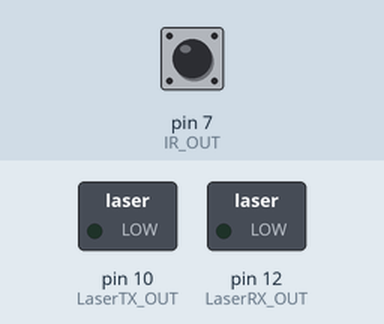
The sketch below on a simulated Arduino Uno, built with avr-gcc and run on an emulated ATmega328P. Shown: switched loads named in the sketch (green lamp = pin HIGH). Dashed ring = blinking. The test bench sets the inputs (shaded band); at power-on: pin 7 (IR_OUT) HIGH. Pins used as bus, display or sensor lines are not drawn.

Above: at 1.2 s.
1.3 s: pin 7 (IR_OUT) pulsed LOW 2 times (0.12 s each, 0.3 s apart)
At 2.22 s:
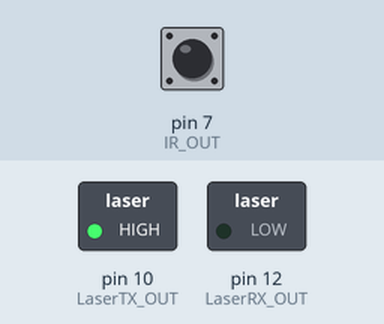
Timing chart, 0 to 4.4 s (numbered marks = the images above; inputs shaded):
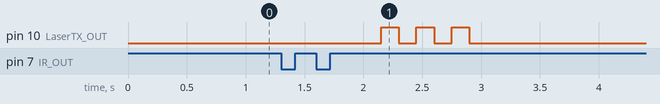

Measured:
- after the input at 1.3 s, pin 10 (LaserTX_OUT): alternates HIGH for 0.15 s and LOW for 0.15 s, 6 changes in all, then stays LOW, starting after 0.85 s

The sketch:

Car1_System.ino
```cpp
// Laser TX Pins
#define LaserTX_OUT          10
#define LaserTX_POWER        9
#define LaserTX_GND          8

// Laser RX Pins
#define LaserRX_POWER        11
#define LaserRX_OUT          12
#define LaserRX_GND          13

// IR Sensor Pins
#define IR_GND               6
#define IR_OUT               7


unsigned long lastPressTime = 0;
char pressCount = 0;
const unsigned long timeout = 500;  // 1 second to wait for second press

void setup() {
  Serial.begin(9600);

  pinMode(LaserTX_OUT, OUTPUT);
  pinMode(LaserTX_POWER, OUTPUT);
  pinMode(LaserTX_GND, OUTPUT);
  digitalWrite(LaserTX_POWER, HIGH);
  digitalWrite(LaserTX_GND, LOW);

  pinMode(LaserRX_POWER, OUTPUT);
  pinMode(LaserRX_OUT, OUTPUT);
  pinMode(LaserRX_GND, OUTPUT);
  digitalWrite(LaserRX_POWER, HIGH);
  digitalWrite(LaserRX_GND, LOW);

  pinMode(IR_GND, OUTPUT);
  pinMode(IR_OUT, INPUT_PULLUP);
  digitalWrite(IR_GND, LOW);
}

void sendLaserPulses(int numPulses) {
  for (int i = 0; i < numPulses; i++) {
    digitalWrite(LaserTX_OUT, HIGH);
    delay(150);
    digitalWrite(LaserTX_OUT, LOW);
    delay(150);
  }
}

void loop() {
  if (digitalRead(IR_OUT) == LOW) {
    delay(50);
    if (digitalRead(IR_OUT) == LOW) {
      pressCount++;
      lastPressTime = millis();
      while (digitalRead(IR_OUT) == LOW);  // wait for release
    }
  }

  // Check for timeout
  if (pressCount > 0 && (millis() - lastPressTime > timeout))
  {
    if (pressCount == 1)
    {
      sendLaserPulses(2);  // 1 press → 2 pulses -> Open/Close the door
    } else if (pressCount == 2)
    {
      sendLaserPulses(3);  // 2 presses → 3 pulses -> Car reserve the Slot
    }
    else if (pressCount == 3)
    {
      sendLaserPulses(4);  // 2 presses → 4 pulses -> Car Leaves the Slot
    }
    else if (pressCount == 4)
     {
      sendLaserPulses(5);  // 2 presses → 4 pulses -> Slot has a problem
    }
    pressCount = 0;  // Reset
  }
}
```
